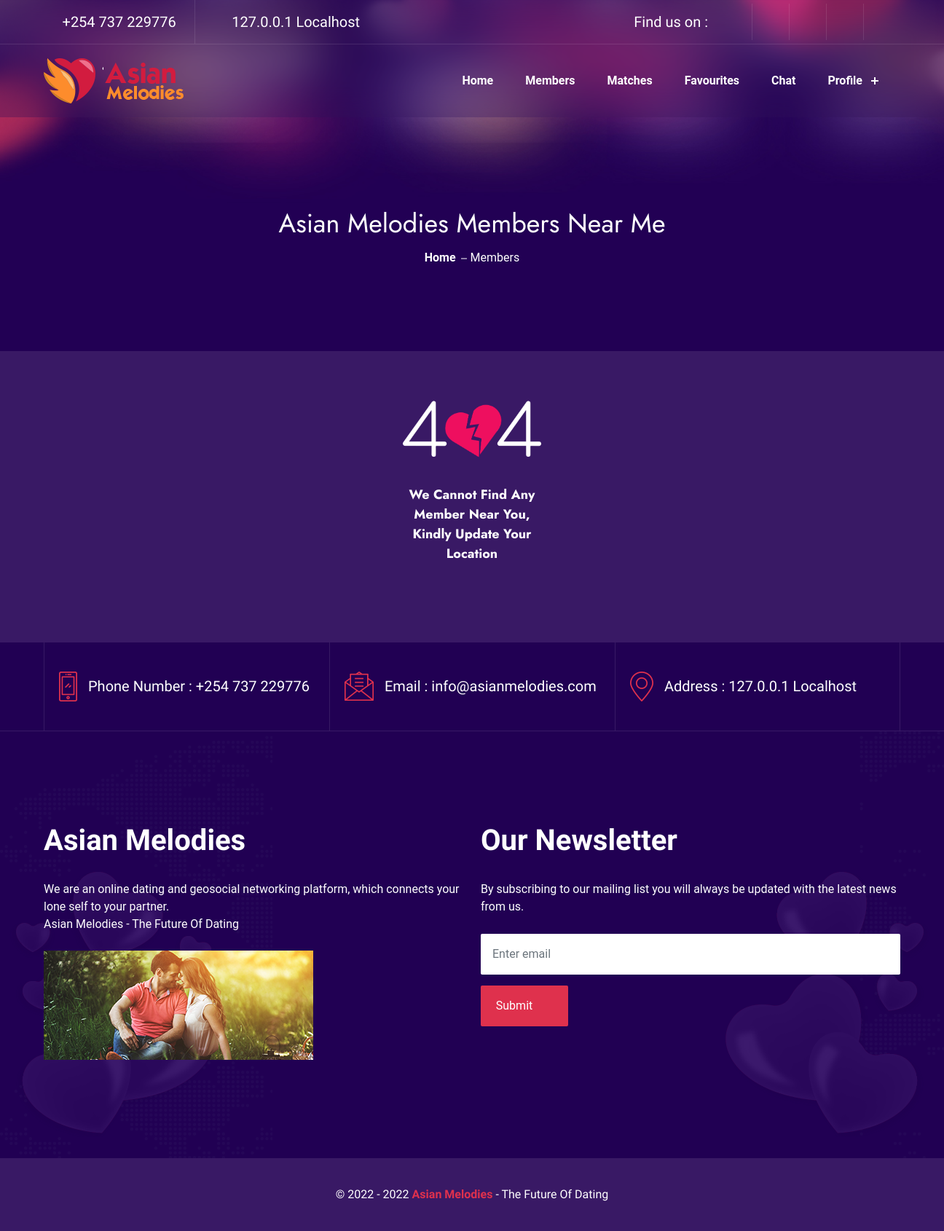
Before: /views/my_members (signed in) with the older database file.
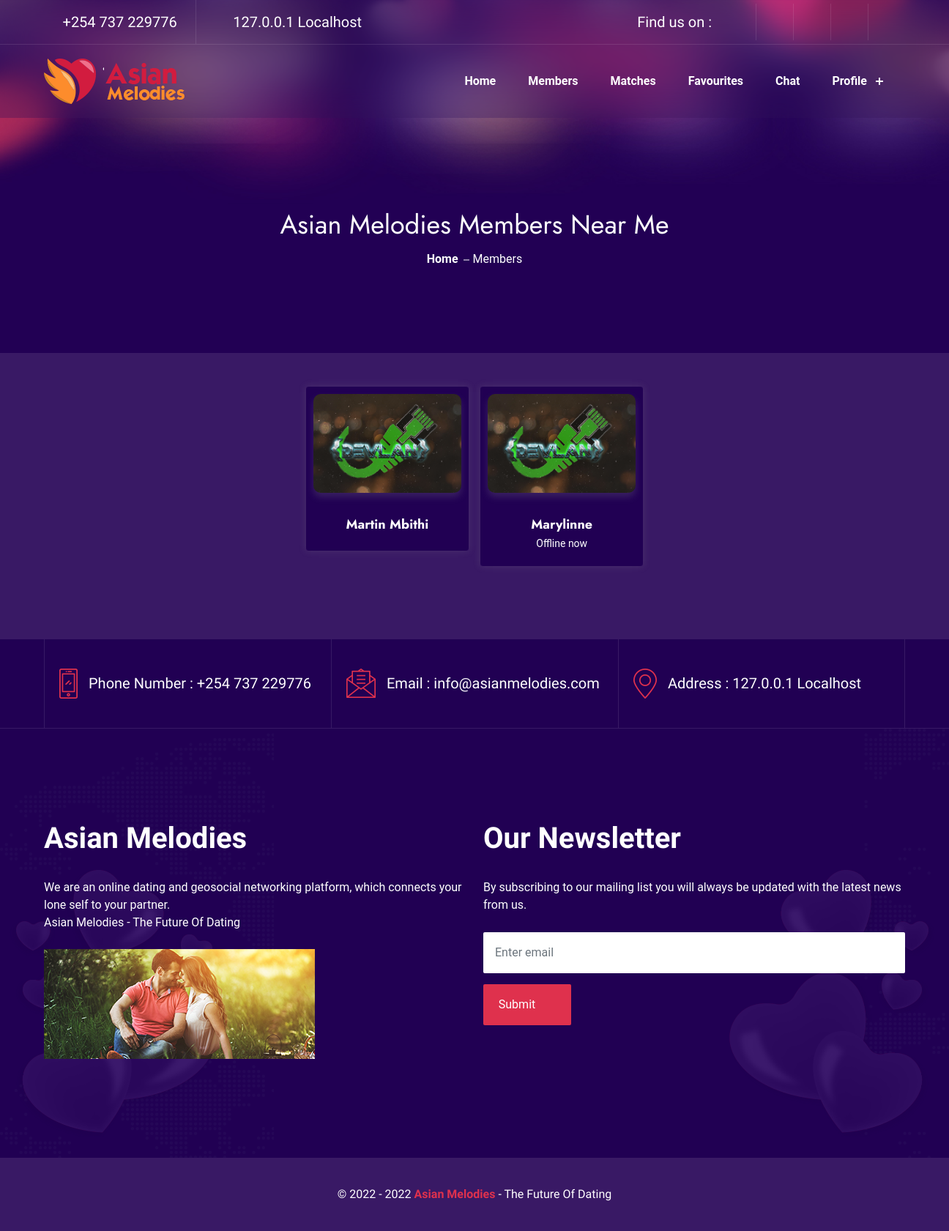
After: the same page with the newer database file.
### tables this page shows
CREATE TABLE `users` (
  `user_id` int(200) NOT NULL,
  `user_name` varchar(200) DEFAULT NULL,
  `user_gender` varchar(200) DEFAULT NULL,
  `user_age` varchar(200) DEFAULT NULL,
  `user_email` varchar(200) DEFAULT NULL,
  `user_password` varchar(200) DEFAULT NULL,
  `user_password_reset_token` varchar(200) DEFAULT NULL,
  `user_profile_picture` longtext DEFAULT NULL,
  `user_biography` longtext DEFAULT NULL,
  `user_address` longtext DEFAULT NULL,
  `user_status` varchar(200) DEFAULT NULL,
  `user_account_status` varchar(200) NOT NULL DEFAULT 'Pending'
);

### views/my_members.php (the view, shortened to what this page needs)
<?php
require_once('../config/config.php');
require_once('../partials/head.php');
?>
<body>
    <?php require_once('../partials/header.php'); ?>
    <section class="page-header-section style-1" style="background:url(../public/images/page-header.jpg)">
        <div class="container">
            <div class="page-header-content">
                <div class="page-header-inner">
                    <div class="page-title">
                        <h2>Asian Melodies Members Near Me</h2>
                    </div>
                    <ol class="breadcrumb">
                        <li><a href="index">Home</a></li>
                        <li class="active">Members</li>
                    </ol>
                </div>
            </div>
        </div>
    </section>
    <section class="member-page-section">
        <div class="container">
            <div class="member-wrapper">
                <div class="row g-3 row-cols-2 row-cols-md-3 row-cols-lg-4 row-cols-xl-5 justify-content-center">
                    <?php
                    $user_city = $_SESSION['user_address'];
                    $user_id = $_SESSION['user_id'];
                    $raw_results = mysqli_query($mysqli, "SELECT * FROM users
                    WHERE user_id !='{$user_id}' AND user_account_status = 'Verified' AND (`user_address` LIKE '%" . $user_city . "%')  ");
                    if (mysqli_num_rows($raw_results) > 0) {
                        while ($results = mysqli_fetch_array($raw_results)) {
                    ?>
                            <div class="col">
                                <div class="lab-item member-item style-1 style-2">
                                    <div class="lab-inner">
                                        <div class="lab-thumb">
                                            <img src="../public/uploads/user_data/<?php echo $results['user_profile_picture']; ?>" alt="member-img">
                                        </div>
                                        <div class="lab-content">
                                            <h6><a href="member_profile?view=<?php echo $results['user_id']; ?>"><?php echo $results['user_name']; ?></a> </h6>
                                            <p><?php echo $results['user_status']; ?></p>
                                        </div>
                                    </div>
                                </div>
                            </div>
                        <?php }
                    } else { ?>
                        <div class="row">
                            <div class="col-12 text-center">
                                <img src="../public/images/404.png" alt="member-img">
                            </div>
                            <div class="lab-content text-center">
                                <h6>We Cannot Find Any Member Near You, Kindly Update Your Location</h6>
                            </div>
                        </div>
                    <?php } ?>
                </div>
            </div>
        </div>
    </section>
    <?php require_once('../partials/footer.php'); ?>
</body>
</html>

### partials/head.php (shortened to what this page needs)
<!DOCTYPE html>
<html lang="en">
<head>
    <link rel="stylesheet" href="../public/css/animate.css">
    <link rel="stylesheet" href="../public/css/bootstrap.min.css">
    <link rel="stylesheet" href="../public/css/icofont.min.css">
    <link rel="stylesheet" href="../public/css/swiper.min.css">
    <link rel="stylesheet" href="../public/css/style.css">
    <link rel="stylesheet" href="../public/plugins/toastr/toastr.min.css">
</head>

### partials/header.php (shortened to what this page needs)
<header class="header-section">
    <div class="header-top">
        <div class="container">
            <div class="header-top-area">
                <ul class="left quick-kiss">
                    <li>
                        <i class="icofont-ui-call"></i> <span>+254 737 229776 </span>
                    </li>
                    <li>
                        <i class="icofont-location-pin"></i> 127.0.0.1 Localhost
                    </li>
                </ul>
                <ul class="social-icons d-flex align-items-center">
                    <li>
                        <p class="quick-kiss">
                            Find us on :
                        </p>
                    </li>
                    <li>
                        <a href="#" class="fb"><i class="icofont-facebook-messenger"></i></a>
                    </li>
                    <li>
                        <a href="#" class="twitter"><i class="icofont-twitter"></i></a>
                    </li>
                    <li>
                        <a href="#" class="vimeo"><i class="icofont-vimeo"></i></a>
                    </li>
                    <li>
                        <a href="#" class="skype"><i class="icofont-skype"></i></a>
                    </li>
                    <li>
                        <a href="#" class="rss"><i class="icofont-rss-feed"></i></a>
                    </li>
                </ul>
            </div>
        </div>
    </div>
    <?php
    if (!empty($_SESSION['user_id'])) {
    ?>
        <div class="header-bottom">
            <div class="container">
                <div class="header-wrapper">
                    <div class="logo">
                        <a href="index">
                            <img src="../public/images/logo/logo.png" alt="logo">
                        </a>
                    </div>
                    <div class="menu-area">
                        <ul class="menu">
                            <li>
                                <a href="index">Home</a>
                            </li>
                            <li>
                                <a href="my_members">Members</a>
                            </li>
                            <li>
                                <a href="my_matches">Matches</a>
                            </li>
                            <li>
                                <a href="my_favourites">Favourites</a>
                            </li>
                            <li>
                                <a href="my_chat">Chat</a>
                            </li>
                            <li>
                                <a href="#0">Profile</a>
                            </li>
                        </ul>
                    </div>
                </div>
            </div>
        </div>
    <?php } ?>
</header>

### partials/footer.php (shortened to what this page needs)
<footer class="footer-section">
    <div class="footer-top">
        <div class="container">
            <div class="row g-3 justify-content-center g-lg-0">
                <div class="col-lg-4 col-sm-6 col-12">
                    <div class="footer-top-item lab-item">
                        <div class="lab-inner">
                            <div class="lab-thumb">
                                <img src="../public//images/footer/icons/01.png" alt="Phone-icon">
                            </div>
                            <div class="lab-content quick-kiss">
                                <span>Phone Number : +254 737 229776 </span>
                            </div>
                        </div>
                    </div>
                </div>
                <div class="col-lg-4 col-sm-6 col-12">
                    <div class="footer-top-item lab-item">
                        <div class="lab-inner">
                            <div class="lab-thumb">
                                <img src="../public//images/footer/icons/02.png" alt="email-icon">
                            </div>
                            <div class="lab-content quick-kiss">
                                <span>Email : info@asianmelodies.com</span>
                            </div>
                        </div>
                    </div>
                </div>
                <div class="col-lg-4 col-sm-6 col-12">
                    <div class="footer-top-item lab-item">
                        <div class="lab-inner">
                            <div class="lab-thumb">
                                <img src="../public//images/footer/icons/03.png" alt="location-icon">
                            </div>
                            <div class="lab-content quick-kiss">
                                <span>Address : 127.0.0.1 Localhost</span>
                            </div>
                        </div>
                    </div>
                </div>
            </div>
        </div>
    </div>
    <div class="footer-middle padding-tb" style="background-image: url(../public//images/footer/bg.png);">
        <div class="container">
            <div class="row">
                <div class="col-lg-6 col-md-6 col-12">
                    <div class="footer-middle-item-wrapper">
                        <div class="footer-middle-item mb-lg-0">
                            <div class="fm-item-title">
                                <h4 class="bite-chocolate">Asian Melodies</h4>
                            </div>
                            <div class="fm-item-content">
                                <p class="mb-4">
                                    We are an online dating and geosocial networking platform,
                                    which connects your lone self to your partner. <br>
                                    Asian Melodies - The Future Of Dating
                                </p>
                                <img src="../public//images/footer/about.jpg" alt="about-image" class="footer-abt-img">
                            </div>
                        </div>
                    </div>
                </div>
                <div class="col-lg-6 col-md-6 col-12">
                    <div class="footer-middle-item-wrapper">
                        <div class="footer-middle-item-3 mb-lg-0">
                            <div class="fm-item-title">
                                <h4 class="bite-chocolate">Our Newsletter</h4>
                            </div>
                            <div class="fm-item-content">
                                <p>By subscribing to our mailing list you will always
                                    be updated with the latest news from us.</p>
                                <form method="post">
                                    <div class="form-group">
                                        <input type="email" required name="email" class="form-control" placeholder="Enter email">
                                    </div>
                                    <button type="submit" name="add_mailing" class="lab-btn">Submit <i class="icofont-paper-plane"></i></button>
                                </form>
                            </div>
                        </div>
                    </div>
                </div>
            </div>
        </div>
    </div>
    <div class="footer-bottom">
        <div class="container">
            <div class="row">
                <div class="col-12">
                    <div class="footer-bottom-content text-center quick-kiss">
                        <p>&copy; 2022 - <?php echo date('Y'); ?> <a href="index">Asian Melodies </a> - The Future Of Dating</p>
                    </div>
                </div>
            </div>
        </div>
    </div>
</footer>

Changed rows visible on the page:
now on this page (row edited): users: user_profile_picture (picture), user_name "Martin Mbithi"
now on this page (row edited): users: user_profile_picture (picture), user_name "Marylinne", user_status "Offline now"
Other visible differences:
text no longer shown: "We Cannot Find Any Member Near You, Kindly Update Your Location"
